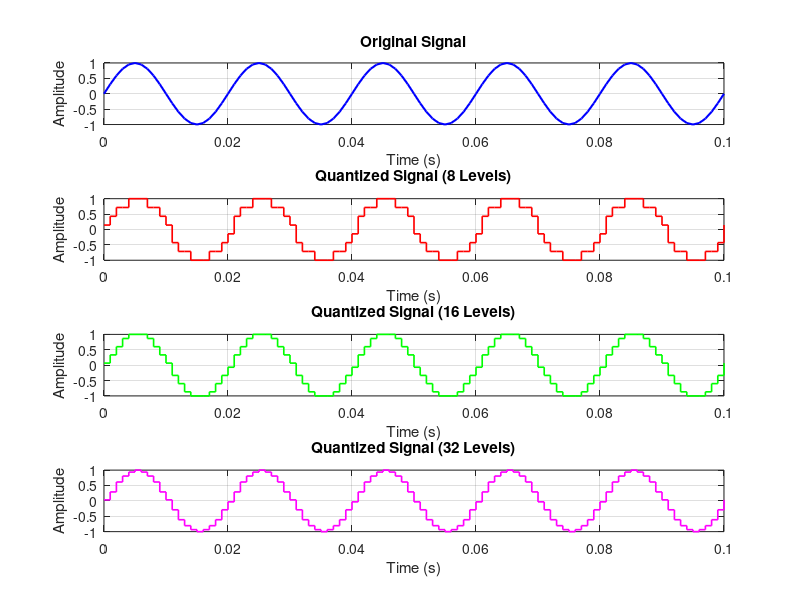
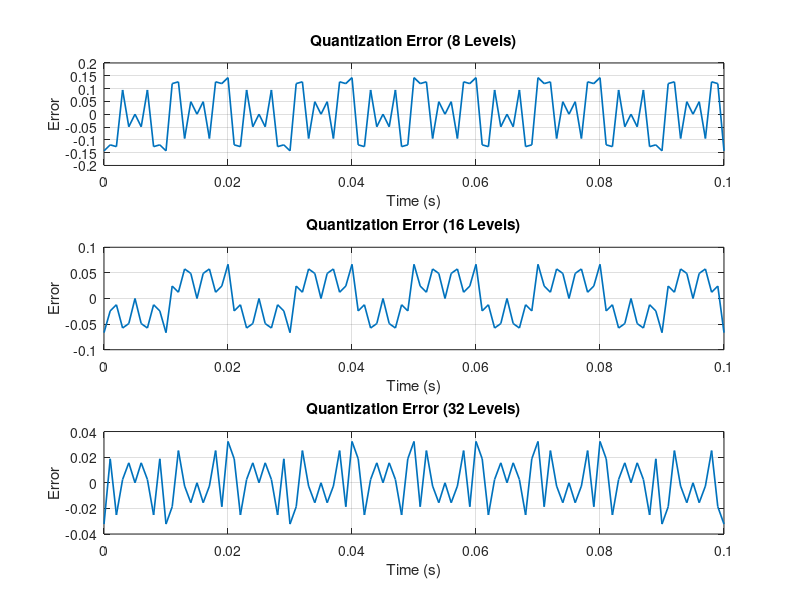

MATLAB code for these plots, in order:
clc;
clear;
close all;

%% ==========================================================
% Create Output Folder
%% ==========================================================

scriptPath = fileparts(mfilename('fullpath'));

if isempty(scriptPath)
    scriptPath = pwd;
end

outputFolder = fullfile(scriptPath,'PCM_Quantization_Output');

if ~exist(outputFolder,'dir')
    mkdir(outputFolder);
end

%% ==========================================================
% Generate Signal
%% ==========================================================

fs = 1000;          % Sampling Frequency
f = 50;             % Signal Frequency

t = 0:1/fs:0.1;

x = sin(2*pi*f*t);

%% ==========================================================
% Quantization Levels
%% ==========================================================

L = [8 16 32];

colors = {'r','g','m'};

%% ==========================================================
% Quantization
%% ==========================================================

fig1 = figure;

for i = 1:length(L)

    % Uniform Quantization
    xq{i} = round(((x+1)*(L(i)-1)/2))*(2/(L(i)-1)) - 1;

    % Quantization Error
    e{i} = x - xq{i};

    % Mean Square Error
    mse(i) = mean(e{i}.^2);

    % Quantized Signal
    subplot(4,1,i+1)
    stairs(t,xq{i},colors{i},'LineWidth',1.2)
    grid on
    title(['Quantized Signal (',num2str(L(i)),' Levels)'])
    xlabel('Time (s)')
    ylabel('Amplitude')

end

%% ==========================================================
% Original Signal
%% ==========================================================

subplot(4,1,1)
plot(t,x,'b','LineWidth',1.5)
grid on
title('Original Signal')
xlabel('Time (s)')
ylabel('Amplitude')

exportgraphics(fig1,...
    fullfile(outputFolder,'Quantized_Signals.png'),...
    'Resolution',300);

%% ==========================================================
% Display MSE
%% ==========================================================

fprintf('\n');
fprintf('Mean Square Error (MSE)\n');
fprintf('-----------------------\n');
fprintf('8 Levels  = %.6f\n',mse(1));
fprintf('16 Levels = %.6f\n',mse(2));
fprintf('32 Levels = %.6f\n',mse(3));

%% ==========================================================
% Quantization Error Plots
%% ==========================================================

fig2 = figure;

for i = 1:length(L)

    subplot(3,1,i)
    plot(t,e{i},'LineWidth',1.2)
    grid on
    title(['Quantization Error (',num2str(L(i)),' Levels)'])
    xlabel('Time (s)')
    ylabel('Error')

end

exportgraphics(fig2,...
    fullfile(outputFolder,'Quantization_Error.png'),...
    'Resolution',300);

%% ==========================================================
% Completion Message
%% ==========================================================

disp(' ');
disp('Program executed successfully.');
disp(['Images saved in: ',outputFolder]);

disp('Saved Files:');
disp('1. Quantized_Signals.png');
disp('2. Quantization_Error.png');
